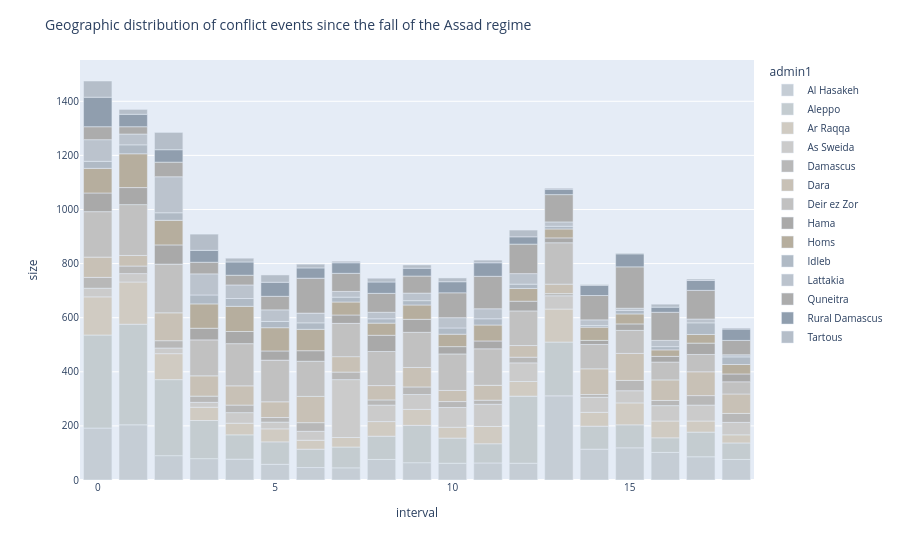

Notebook cell for this chart:
### Code cell
bar_sd_geo = px.bar(
    dataset_geo_by_interval, 
    x='interval',
    y='size',
    color='admin1',
    color_discrete_map=color_map_grey(geo_admin1),
)

bar_sd_geo.update_layout(
    title = 'Geographic distribution of conflict events since the fall of the Assad regime',
    title_font_size = 14,
    font_size=10
    # yaxis= dict(tickvals = [0, 400, 800, 1200, 1600, 2000, 2400, 2800])
)

### Figure 1 — Plotly figure (JSON) as saved in the notebook; plotly's stock layout.template omitted (floating-point values rounded to 4 significant figures)
{"data": [{"hovertemplate": "admin1=Al Hasakeh<br>interval=%{x}<br>size=%{y}<extra></extra>", "legendgroup": "Al Hasakeh", "marker": {"color": "#C5CDD5", "pattern": {"shape": ""}}, "name": "Al Hasakeh", "orientation": "v", "showlegend": true, "textposition": "auto", "type": "bar", "x": [0, 1, 2, 3, 4, 5, 6, 7, 8, 9, 10, 11, 12, 13, 14, 15, 16, 17, 18], "xaxis": "x", "y": [192, 204, 90, 79, 77, 58, 46, 45, 76, 64, 62, 63, 62, 311, 114, 119, 102, 86, 76], "yaxis": "y"}, {"hovertemplate": "admin1=Aleppo<br>interval=%{x}<br>size=%{y}<extra></extra>", "legendgroup": "Aleppo", "marker": {"color": "#C4CCD0", "pattern": {"shape": ""}}, "name": "Aleppo", "orientation": "v", "showlegend": true, "textposition": "auto", "type": "bar", "x": [0, 1, 2, 3, 4, 5, 6, 7, 8, 9, 10, 11, 12, 13, 14, 15, 16, 17, 18], "xaxis": "x", "y": [344, 372, 281, 141, 90, 83, 68, 77, 86, 138, 93, 71, 248, 199, 85, 85, 54, 91, 61], "yaxis": "y"}, {"hovertemplate": "admin1=Ar Raqqa<br>interval=%{x}<br>size=%{y}<extra></extra>", "legendgroup": "Ar Raqqa", "marker": {"color": "#D0CBC2", "pattern": {"shape": ""}}, "name": "Ar Raqqa", "orientation": "v", "showlegend": true, "textposition": "auto", "type": "bar", "x": [0, 1, 2, 3, 4, 5, 6, 7, 8, 9, 10, 11, 12, 13, 14, 15, 16, 17, 18], "xaxis": "x", "y": [141, 156, 96, 49, 43, 48, 33, 35, 54, 59, 40, 64, 54, 122, 51, 81, 62, 41, 30], "yaxis": "y"}, {"hovertemplate": "admin1=As Sweida<br>interval=%{x}<br>size=%{y}<extra></extra>", "legendgroup": "As Sweida", "marker": {"color": "#CBCBCB", "pattern": {"shape": ""}}, "name": "As Sweida", "orientation": "v", "showlegend": true, "textposition": "auto", "type": "bar", "x": [0, 1, 2, 3, 4, 5, 6, 7, 8, 9, 10, 11, 12, 13, 14, 15, 16, 17, 18], "xaxis": "x", "y": [32, 31, 21, 18, 39, 25, 33, 214, 61, 55, 73, 82, 69, 49, 56, 45, 57, 59, 46], "yaxis": "y"}, {"hovertemplate": "admin1=Damascus<br>interval=%{x}<br>size=%{y}<extra></extra>", "legendgroup": "Damascus", "marker": {"color": "#B8B8B8", "pattern": {"shape": ""}}, "name": "Damascus", "orientation": "v", "showlegend": true, "textposition": "auto", "type": "bar", "x": [0, 1, 2, 3, 4, 5, 6, 7, 8, 9, 10, 11, 12, 13, 14, 15, 16, 17, 18], "xaxis": "x", "y": [40, 28, 27, 23, 28, 17, 32, 28, 19, 28, 22, 15, 21, 8, 10, 38, 19, 35, 33], "yaxis": "y"}, {"hovertemplate": "admin1=Dara<br>interval=%{x}<br>size=%{y}<extra></extra>", "legendgroup": "Dara", "marker": {"color": "#C8C1B6", "pattern": {"shape": ""}}, "name": "Dara", "orientation": "v", "showlegend": true, "textposition": "auto", "type": "bar", "x": [0, 1, 2, 3, 4, 5, 6, 7, 8, 9, 10, 11, 12, 13, 14, 15, 16, 17, 18], "xaxis": "x", "y": [75, 39, 103, 75, 71, 58, 97, 57, 53, 72, 41, 55, 43, 35, 95, 100, 76, 88, 72], "yaxis": "y"}, {"hovertemplate": "admin1=Deir ez Zor<br>interval=%{x}<br>size=%{y}<extra></extra>", "legendgroup": "Deir ez Zor", "marker": {"color": "#C1C1C1", "pattern": {"shape": ""}}, "name": "Deir ez Zor", "orientation": "v", "showlegend": true, "textposition": "auto", "type": "bar", "x": [0, 1, 2, 3, 4, 5, 6, 7, 8, 9, 10, 11, 12, 13, 14, 15, 16, 17, 18], "xaxis": "x", "y": [168, 188, 180, 133, 156, 154, 130, 123, 126, 130, 135, 135, 128, 153, 90, 85, 66, 64, 45], "yaxis": "y"}, {"hovertemplate": "admin1=Hama<br>interval=%{x}<br>size=%{y}<extra></extra>", "legendgroup": "Hama", "marker": {"color": "#A9A9A9", "pattern": {"shape": ""}}, "name": "Hama", "orientation": "v", "showlegend": true, "textposition": "auto", "type": "bar", "x": [0, 1, 2, 3, 4, 5, 6, 7, 8, 9, 10, 11, 12, 13, 14, 15, 16, 17, 18], "xaxis": "x", "y": [69, 63, 71, 43, 45, 34, 39, 31, 60, 48, 27, 29, 36, 18, 15, 24, 21, 42, 29], "yaxis": "y"}, {"hovertemplate": "admin1=Homs<br>interval=%{x}<br>size=%{y}<extra></extra>", "legendgroup": "Homs", "marker": {"color": "#B6AE9E", "pattern": {"shape": ""}}, "name": "Homs", "orientation": "v", "showlegend": true, "textposition": "auto", "type": "bar", "x": [0, 1, 2, 3, 4, 5, 6, 7, 8, 9, 10, 11, 12, 13, 14, 15, 16, 17, 18], "xaxis": "x", "y": [91, 125, 91, 90, 93, 86, 79, 48, 45, 53, 46, 59, 47, 33, 49, 37, 24, 32, 35], "yaxis": "y"}, {"hovertemplate": "admin1=Idleb<br>interval=%{x}<br>size=%{y}<extra></extra>", "legendgroup": "Idleb", "marker": {"color": "#B0BAC5", "pattern": {"shape": ""}}, "name": "Idleb", "orientation": "v", "showlegend": true, "textposition": "auto", "type": "bar", "x": [0, 1, 2, 3, 4, 5, 6, 7, 8, 9, 10, 11, 12, 13, 14, 15, 16, 17, 18], "xaxis": "x", "y": [26, 33, 28, 33, 29, 23, 24, 18, 16, 16, 23, 23, 16, 10, 6, 13, 12, 43, 28], "yaxis": "y"}, {"hovertemplate": "admin1=Lattakia<br>interval=%{x}<br>size=%{y}<extra></extra>", "legendgroup": "Lattakia", "marker": {"color": "#BBC3CD", "pattern": {"shape": ""}}, "name": "Lattakia", "orientation": "v", "showlegend": true, "textposition": "auto", "type": "bar", "x": [0, 1, 2, 3, 4, 5, 6, 7, 8, 9, 10, 11, 12, 13, 14, 15, 16, 17, 18], "xaxis": "x", "y": [80, 40, 133, 78, 50, 43, 36, 21, 24, 28, 38, 37, 39, 16, 21, 8, 23, 14, 8], "yaxis": "y"}, {"hovertemplate": "admin1=Quneitra<br>interval=%{x}<br>size=%{y}<extra></extra>", "legendgroup": "Quneitra", "marker": {"color": "#ACACAC", "pattern": {"shape": ""}}, "name": "Quneitra", "orientation": "v", "showlegend": true, "textposition": "auto", "type": "bar", "x": [0, 1, 2, 3, 4, 5, 6, 7, 8, 9, 10, 11, 12, 13, 14, 15, 16, 17, 18], "xaxis": "x", "y": [48, 27, 54, 43, 36, 50, 129, 67, 70, 63, 92, 120, 109, 101, 90, 153, 104, 106, 53], "yaxis": "y"}, {"hovertemplate": "admin1=Rural Damascus<br>interval=%{x}<br>size=%{y}<extra></extra>", "legendgroup": "Rural Damascus", "marker": {"color": "#909EAE", "pattern": {"shape": ""}}, "name": "Rural Damascus", "orientation": "v", "showlegend": true, "textposition": "auto", "type": "bar", "x": [0, 1, 2, 3, 4, 5, 6, 7, 8, 9, 10, 11, 12, 13, 14, 15, 16, 17, 18], "xaxis": "x", "y": [109, 46, 46, 44, 49, 52, 38, 39, 42, 29, 41, 50, 27, 20, 38, 48, 19, 37, 42], "yaxis": "y"}, {"hovertemplate": "admin1=Tartous<br>interval=%{x}<br>size=%{y}<extra></extra>", "legendgroup": "Tartous", "marker": {"color": "#B5BEC9", "pattern": {"shape": ""}}, "name": "Tartous", "orientation": "v", "showlegend": true, "textposition": "auto", "type": "bar", "x": [0, 1, 2, 3, 4, 5, 6, 7, 8, 9, 10, 11, 12, 13, 14, 15, 16, 17, 18], "xaxis": "x", "y": [60, 18, 64, 60, 14, 27, 14, 6, 14, 12, 14, 10, 25, 4, 3, 3, 11, 5, 4], "yaxis": "y"}], "layout": {"barmode": "relative", "font": {"size": 10}, "legend": {"title": {"text": "admin1"}, "tracegroupgap": 0}, "margin": {"t": 60}, "title": {"font": {"size": 14}, "text": "Geographic distribution of conflict events since the fall of the Assad regime"}, "xaxis": {"anchor": "y", "domain": [0, 1], "title": {"text": "interval"}}, "yaxis": {"anchor": "x", "domain": [0, 1], "title": {"text": "size"}}}}
